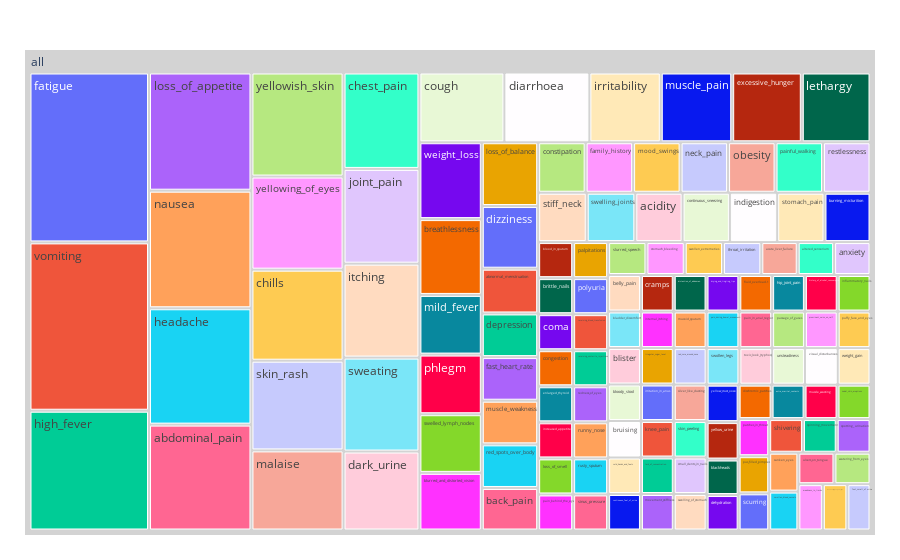

Notebook source saved alongside this figure:
### Code cell
# sys_des. How often does each disease occur and often each often symptons occur.
# df optional

fig = px.treemap(stats, path=[px.Constant("all"), 'Symptoms'], values= 'mean')

fig.update_traces(root_color="lightgray")
fig.update_layout(margin = dict(t=50, l=25, r=25, b=25))
fig.show()

### Figure 1 — Plotly figure (JSON) as saved in the notebook; plotly's stock layout.template omitted (floating-point values rounded to 4 significant figures; data arrays with more than 128 entries replaced by an {"elided": "..."} marker saying what was removed)
{"data": [{"branchvalues": "total", "domain": {"x": [0, 1], "y": [0, 1]}, "hovertemplate": "labels=%{label}<br>mean=%{value}<br>parent=%{parent}<br>id=%{id}<extra></extra>", "ids": {"elided": "133 str values"}, "labels": {"elided": "133 str values"}, "name": "", "parents": {"elided": "133 str values"}, "root": {"color": "lightgray"}, "type": "treemap", "values": {"elided": "133 float values"}}], "layout": {"legend": {"tracegroupgap": 0}, "margin": {"b": 25, "l": 25, "r": 25, "t": 50}}}
